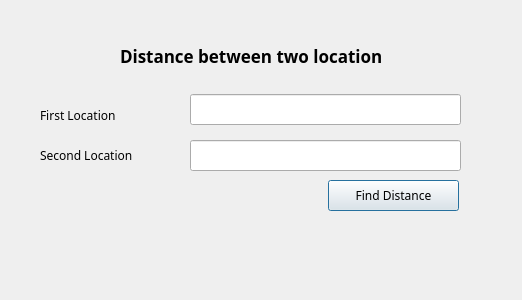
<?xml version="1.0" encoding="UTF-8"?>
<ui version="4.0">
 <class>Dialog</class>
 <widget class="QDialog" name="Dialog">
  <property name="geometry">
   <rect>
    <x>0</x>
    <y>0</y>
    <width>522</width>
    <height>300</height>
   </rect>
  </property>
  <property name="font">
   <font>
    <family>Monaco</family>
   </font>
  </property>
  <property name="windowTitle">
   <string>Dialog</string>
  </property>
  <widget class="QLabel" name="label">
   <property name="geometry">
    <rect>
     <x>120</x>
     <y>40</y>
     <width>311</width>
     <height>31</height>
    </rect>
   </property>
   <property name="font">
    <font>
     <family>Monaco</family>
     <pointsize>13</pointsize>
     <weight>75</weight>
     <bold>true</bold>
    </font>
   </property>
   <property name="text">
    <string>Distance between two location</string>
   </property>
  </widget>
  <widget class="QLabel" name="label_2">
   <property name="geometry">
    <rect>
     <x>40</x>
     <y>100</y>
     <width>141</width>
     <height>31</height>
    </rect>
   </property>
   <property name="text">
    <string>First Location</string>
   </property>
  </widget>
  <widget class="QLabel" name="label_3">
   <property name="geometry">
    <rect>
     <x>40</x>
     <y>140</y>
     <width>141</width>
     <height>31</height>
    </rect>
   </property>
   <property name="text">
    <string>Second Location</string>
   </property>
  </widget>
  <widget class="QLineEdit" name="lineEditFirst">
   <property name="geometry">
    <rect>
     <x>190</x>
     <y>94</y>
     <width>271</width>
     <height>31</height>
    </rect>
   </property>
  </widget>
  <widget class="QLineEdit" name="lineEditSecond">
   <property name="geometry">
    <rect>
     <x>190</x>
     <y>140</y>
     <width>271</width>
     <height>31</height>
    </rect>
   </property>
  </widget>
  <widget class="QPushButton" name="pushButtonFind">
   <property name="geometry">
    <rect>
     <x>328</x>
     <y>180</y>
     <width>131</width>
     <height>31</height>
    </rect>
   </property>
   <property name="text">
    <string>Find Distance</string>
   </property>
  </widget>
  <widget class="QLabel" name="labelResult">
   <property name="geometry">
    <rect>
     <x>40</x>
     <y>240</y>
     <width>421</width>
     <height>31</height>
    </rect>
   </property>
   <property name="text">
    <string/>
   </property>
  </widget>
 </widget>
 <resources/>
 <connections/>
</ui>
